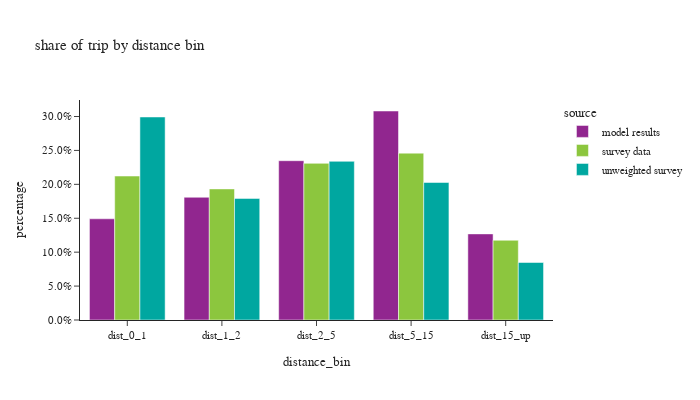

Notebook code for this chart:
### Code cell
# plot1
df_plot = trip_data.loc[trip_data['distance_bin'] != float('nan')].groupby(['source','distance_bin'])['trip_weight'].sum().reset_index()
df_plot['percentage'] = df_plot.groupby(['source'], group_keys=False)['trip_weight']. \
    apply(lambda x: x / float(x.sum()))
# df_plot
fig1 = px.bar(df_plot, x='distance_bin', y="percentage", color="source", barmode="group",
              title="share of trip by distance bin")
fig1.for_each_annotation(lambda a: a.update(text = a.text.split("=")[-1]))
fig1.update_layout(height=400, width=700, font=dict(size=11), yaxis=dict(tickformat=".1%"))
fig1.show()

### Figure 1 — Plotly figure (JSON) as saved in the notebook; plotly's stock layout.template omitted (floating-point values rounded to 4 significant figures)
{"data": [{"alignmentgroup": "True", "hovertemplate": "source=model results<br>distance_bin=%{x}<br>percentage=%{y}<extra></extra>", "legendgroup": "model results", "marker": {"color": "#91268F", "pattern": {"shape": ""}}, "name": "model results", "offsetgroup": "model results", "orientation": "v", "showlegend": true, "textposition": "auto", "type": "bar", "x": ["dist_0_1", "dist_1_2", "dist_2_5", "dist_5_15", "dist_15_up"], "xaxis": "x", "y": [0.1492, 0.1809, 0.2348, 0.3081, 0.127], "yaxis": "y"}, {"alignmentgroup": "True", "hovertemplate": "source=survey data<br>distance_bin=%{x}<br>percentage=%{y}<extra></extra>", "legendgroup": "survey data", "marker": {"color": "#8CC63E", "pattern": {"shape": ""}}, "name": "survey data", "offsetgroup": "survey data", "orientation": "v", "showlegend": true, "textposition": "auto", "type": "bar", "x": ["dist_0_1", "dist_1_2", "dist_2_5", "dist_5_15", "dist_15_up"], "xaxis": "x", "y": [0.2122, 0.1933, 0.231, 0.246, 0.1175], "yaxis": "y"}, {"alignmentgroup": "True", "hovertemplate": "source=unweighted survey<br>distance_bin=%{x}<br>percentage=%{y}<extra></extra>", "legendgroup": "unweighted survey", "marker": {"color": "#00A7A0", "pattern": {"shape": ""}}, "name": "unweighted survey", "offsetgroup": "unweighted survey", "orientation": "v", "showlegend": true, "textposition": "auto", "type": "bar", "x": ["dist_0_1", "dist_1_2", "dist_2_5", "dist_5_15", "dist_15_up"], "xaxis": "x", "y": [0.2993, 0.1792, 0.2339, 0.2027, 0.08479], "yaxis": "y"}], "layout": {"barmode": "group", "font": {"size": 11}, "height": 400, "legend": {"title": {"text": "source"}, "tracegroupgap": 0}, "title": {"text": "share of trip by distance bin"}, "width": 700, "xaxis": {"anchor": "y", "domain": [0.0, 1.0], "title": {"text": "distance_bin"}}, "yaxis": {"anchor": "x", "domain": [0.0, 1.0], "tickformat": ".1%", "title": {"text": "percentage"}}}}
